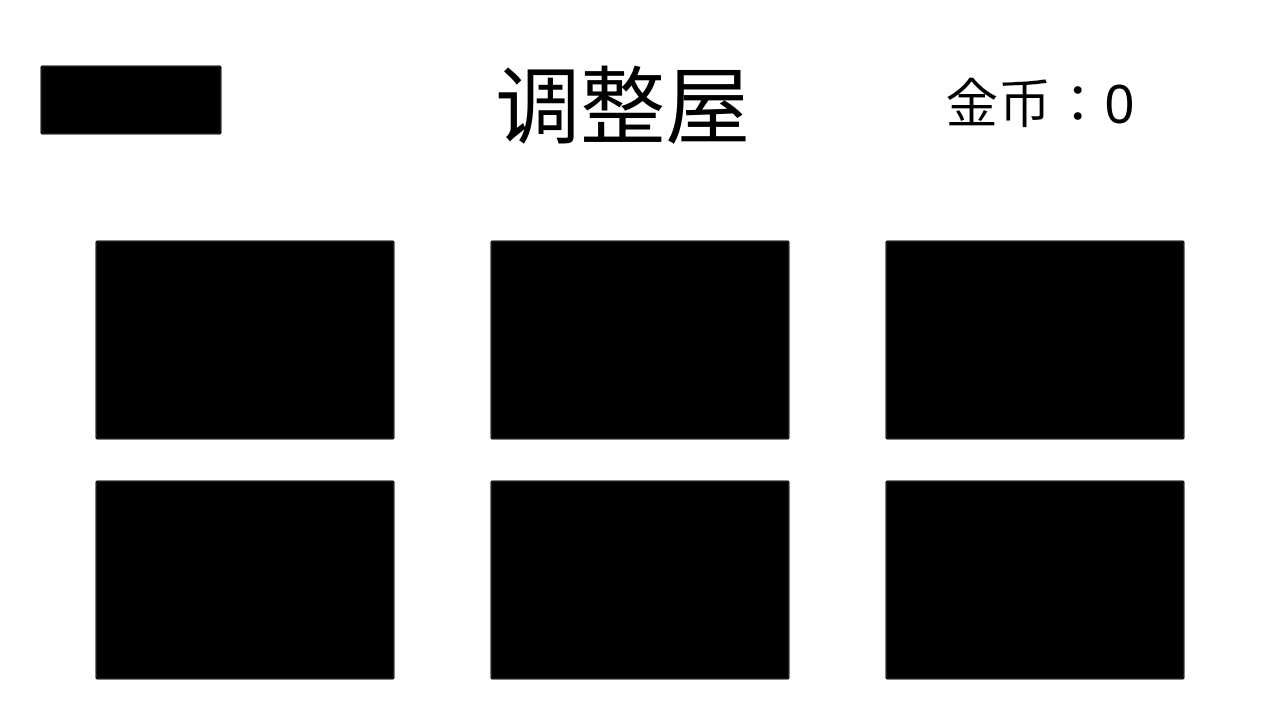
<?xml version="1.0" encoding="UTF-8"?>
<ui version="4.0">
 <class>GlobalEnhancementWindow</class>
 <widget class="QWidget" name="GlobalEnhancementWindow">
  <property name="geometry">
   <rect>
    <x>0</x>
    <y>0</y>
    <width>1280</width>
    <height>720</height>
   </rect>
  </property>
  <property name="sizePolicy">
   <sizepolicy hsizetype="Fixed" vsizetype="Fixed">
    <horstretch>0</horstretch>
    <verstretch>0</verstretch>
   </sizepolicy>
  </property>
  <property name="minimumSize">
   <size>
    <width>1280</width>
    <height>720</height>
   </size>
  </property>
  <property name="font">
   <font>
    <family>汉仪像素入侵 U</family>
   </font>
  </property>
  <property name="windowTitle">
   <string>Form</string>
  </property>
  <property name="autoFillBackground">
   <bool>true</bool>
  </property>
  <property name="styleSheet">
   <string notr="true">QWidget#GlobalEnhancementWindow {
	background-color: white;
    background-image: url(:/images/ui/background);
    background-position: center;
    background-repeat: no-repeat;
    background-attachment: fixed;
}

QLabel {
    background: transparent; 
}

QPushButton {
	text-align: center;
    background: transparent; 
}</string>
  </property>
  <layout class="QVBoxLayout" name="verticalLayout_2">
   <property name="spacing">
    <number>0</number>
   </property>
   <property name="leftMargin">
    <number>0</number>
   </property>
   <property name="topMargin">
    <number>0</number>
   </property>
   <property name="rightMargin">
    <number>0</number>
   </property>
   <property name="bottomMargin">
    <number>0</number>
   </property>
   <item>
    <layout class="QHBoxLayout" name="horizontalLayout">
     <property name="sizeConstraint">
      <enum>QLayout::SizeConstraint::SetDefaultConstraint</enum>
     </property>
     <property name="rightMargin">
      <number>0</number>
     </property>
     <item>
      <spacer name="horizontalSpacer_11">
       <property name="orientation">
        <enum>Qt::Orientation::Horizontal</enum>
       </property>
       <property name="sizeType">
        <enum>QSizePolicy::Policy::Fixed</enum>
       </property>
       <property name="sizeHint" stdset="0">
        <size>
         <width>40</width>
         <height>20</height>
        </size>
       </property>
      </spacer>
     </item>
     <item>
      <widget class="QPushButton" name="back">
       <property name="sizePolicy">
        <sizepolicy hsizetype="Maximum" vsizetype="Fixed">
         <horstretch>0</horstretch>
         <verstretch>0</verstretch>
        </sizepolicy>
       </property>
       <property name="font">
        <font>
         <family>汉仪像素入侵 U</family>
         <pointsize>24</pointsize>
        </font>
       </property>
       <property name="styleSheet">
        <string notr="true">padding: 10px</string>
       </property>
       <property name="text">
        <string>返回主菜单</string>
       </property>
      </widget>
     </item>
     <item>
      <spacer name="horizontalSpacer">
       <property name="orientation">
        <enum>Qt::Orientation::Horizontal</enum>
       </property>
       <property name="sizeType">
        <enum>QSizePolicy::Policy::Expanding</enum>
       </property>
       <property name="sizeHint" stdset="0">
        <size>
         <width>200</width>
         <height>20</height>
        </size>
       </property>
      </spacer>
     </item>
     <item>
      <widget class="QLabel" name="label">
       <property name="sizePolicy">
        <sizepolicy hsizetype="Maximum" vsizetype="Fixed">
         <horstretch>0</horstretch>
         <verstretch>0</verstretch>
        </sizepolicy>
       </property>
       <property name="font">
        <font>
         <family>汉仪像素入侵 U</family>
         <pointsize>64</pointsize>
        </font>
       </property>
       <property name="text">
        <string>调整屋</string>
       </property>
       <property name="alignment">
        <set>Qt::AlignmentFlag::AlignCenter</set>
       </property>
      </widget>
     </item>
     <item>
      <spacer name="horizontalSpacer_2">
       <property name="orientation">
        <enum>Qt::Orientation::Horizontal</enum>
       </property>
       <property name="sizeType">
        <enum>QSizePolicy::Policy::Fixed</enum>
       </property>
       <property name="sizeHint" stdset="0">
        <size>
         <width>90</width>
         <height>20</height>
        </size>
       </property>
      </spacer>
     </item>
     <item>
      <widget class="QLabel" name="money">
       <property name="sizePolicy">
        <sizepolicy hsizetype="Fixed" vsizetype="Preferred">
         <horstretch>0</horstretch>
         <verstretch>0</verstretch>
        </sizepolicy>
       </property>
       <property name="minimumSize">
        <size>
         <width>400</width>
         <height>0</height>
        </size>
       </property>
       <property name="font">
        <font>
         <family>汉仪像素入侵 U</family>
         <pointsize>40</pointsize>
        </font>
       </property>
       <property name="text">
        <string>金币：0</string>
       </property>
       <property name="alignment">
        <set>Qt::AlignmentFlag::AlignCenter</set>
       </property>
      </widget>
     </item>
     <item>
      <spacer name="horizontalSpacer_12">
       <property name="orientation">
        <enum>Qt::Orientation::Horizontal</enum>
       </property>
       <property name="sizeType">
        <enum>QSizePolicy::Policy::Fixed</enum>
       </property>
       <property name="sizeHint" stdset="0">
        <size>
         <width>40</width>
         <height>20</height>
        </size>
       </property>
      </spacer>
     </item>
    </layout>
   </item>
   <item>
    <spacer name="verticalSpacer_2">
     <property name="orientation">
      <enum>Qt::Orientation::Vertical</enum>
     </property>
     <property name="sizeType">
      <enum>QSizePolicy::Policy::Fixed</enum>
     </property>
     <property name="sizeHint" stdset="0">
      <size>
       <width>20</width>
       <height>40</height>
      </size>
     </property>
    </spacer>
   </item>
   <item>
    <layout class="QVBoxLayout" name="verticalLayout">
     <item>
      <layout class="QHBoxLayout" name="horizontalLayout_2">
       <item>
        <spacer name="horizontalSpacer_3">
         <property name="orientation">
          <enum>Qt::Orientation::Horizontal</enum>
         </property>
         <property name="sizeHint" stdset="0">
          <size>
           <width>40</width>
           <height>20</height>
          </size>
         </property>
        </spacer>
       </item>
       <item>
        <widget class="QPushButton" name="globalEnhancement1">
         <property name="sizePolicy">
          <sizepolicy hsizetype="Fixed" vsizetype="Fixed">
           <horstretch>0</horstretch>
           <verstretch>0</verstretch>
          </sizepolicy>
         </property>
         <property name="minimumSize">
          <size>
           <width>300</width>
           <height>200</height>
          </size>
         </property>
         <property name="font">
          <font>
           <family>汉仪像素入侵 U</family>
           <pointsize>30</pointsize>
          </font>
         </property>
         <property name="text">
          <string>提高攻击力
等级：0
价格：100</string>
         </property>
        </widget>
       </item>
       <item>
        <spacer name="horizontalSpacer_4">
         <property name="orientation">
          <enum>Qt::Orientation::Horizontal</enum>
         </property>
         <property name="sizeHint" stdset="0">
          <size>
           <width>40</width>
           <height>20</height>
          </size>
         </property>
        </spacer>
       </item>
       <item>
        <widget class="QPushButton" name="globalEnhancement3">
         <property name="sizePolicy">
          <sizepolicy hsizetype="Fixed" vsizetype="Fixed">
           <horstretch>0</horstretch>
           <verstretch>0</verstretch>
          </sizepolicy>
         </property>
         <property name="minimumSize">
          <size>
           <width>300</width>
           <height>200</height>
          </size>
         </property>
         <property name="font">
          <font>
           <family>汉仪像素入侵 U</family>
           <pointsize>30</pointsize>
          </font>
         </property>
         <property name="text">
          <string>提高最大生命值
等级：0
价格：100</string>
         </property>
        </widget>
       </item>
       <item>
        <spacer name="horizontalSpacer_5">
         <property name="orientation">
          <enum>Qt::Orientation::Horizontal</enum>
         </property>
         <property name="sizeHint" stdset="0">
          <size>
           <width>40</width>
           <height>20</height>
          </size>
         </property>
        </spacer>
       </item>
       <item>
        <widget class="QPushButton" name="globalEnhancement5">
         <property name="sizePolicy">
          <sizepolicy hsizetype="Fixed" vsizetype="Fixed">
           <horstretch>0</horstretch>
           <verstretch>0</verstretch>
          </sizepolicy>
         </property>
         <property name="minimumSize">
          <size>
           <width>300</width>
           <height>200</height>
          </size>
         </property>
         <property name="font">
          <font>
           <family>汉仪像素入侵 U</family>
           <pointsize>30</pointsize>
          </font>
         </property>
         <property name="text">
          <string>获得更多经验
等级：0
价格：100</string>
         </property>
        </widget>
       </item>
       <item>
        <spacer name="horizontalSpacer_6">
         <property name="orientation">
          <enum>Qt::Orientation::Horizontal</enum>
         </property>
         <property name="sizeHint" stdset="0">
          <size>
           <width>40</width>
           <height>20</height>
          </size>
         </property>
        </spacer>
       </item>
      </layout>
     </item>
     <item>
      <spacer name="verticalSpacer">
       <property name="orientation">
        <enum>Qt::Orientation::Vertical</enum>
       </property>
       <property name="sizeType">
        <enum>QSizePolicy::Policy::Fixed</enum>
       </property>
       <property name="sizeHint" stdset="0">
        <size>
         <width>20</width>
         <height>40</height>
        </size>
       </property>
      </spacer>
     </item>
     <item>
      <layout class="QHBoxLayout" name="horizontalLayout_3">
       <item>
        <spacer name="horizontalSpacer_7">
         <property name="orientation">
          <enum>Qt::Orientation::Horizontal</enum>
         </property>
         <property name="sizeHint" stdset="0">
          <size>
           <width>40</width>
           <height>20</height>
          </size>
         </property>
        </spacer>
       </item>
       <item>
        <widget class="QPushButton" name="globalEnhancement2">
         <property name="sizePolicy">
          <sizepolicy hsizetype="Fixed" vsizetype="Fixed">
           <horstretch>0</horstretch>
           <verstretch>0</verstretch>
          </sizepolicy>
         </property>
         <property name="minimumSize">
          <size>
           <width>300</width>
           <height>200</height>
          </size>
         </property>
         <property name="font">
          <font>
           <family>汉仪像素入侵 U</family>
           <pointsize>30</pointsize>
          </font>
         </property>
         <property name="text">
          <string>提高攻击速度
等级：0
价格：100</string>
         </property>
        </widget>
       </item>
       <item>
        <spacer name="horizontalSpacer_8">
         <property name="orientation">
          <enum>Qt::Orientation::Horizontal</enum>
         </property>
         <property name="sizeHint" stdset="0">
          <size>
           <width>40</width>
           <height>20</height>
          </size>
         </property>
        </spacer>
       </item>
       <item>
        <widget class="QPushButton" name="globalEnhancement4">
         <property name="sizePolicy">
          <sizepolicy hsizetype="Fixed" vsizetype="Fixed">
           <horstretch>0</horstretch>
           <verstretch>0</verstretch>
          </sizepolicy>
         </property>
         <property name="minimumSize">
          <size>
           <width>300</width>
           <height>200</height>
          </size>
         </property>
         <property name="font">
          <font>
           <family>汉仪像素入侵 U</family>
           <pointsize>30</pointsize>
          </font>
         </property>
         <property name="text">
          <string>提高最大魔力值
等级：0
价格：100</string>
         </property>
        </widget>
       </item>
       <item>
        <spacer name="horizontalSpacer_9">
         <property name="orientation">
          <enum>Qt::Orientation::Horizontal</enum>
         </property>
         <property name="sizeHint" stdset="0">
          <size>
           <width>40</width>
           <height>20</height>
          </size>
         </property>
        </spacer>
       </item>
       <item>
        <widget class="QPushButton" name="globalEnhancement6">
         <property name="sizePolicy">
          <sizepolicy hsizetype="Fixed" vsizetype="Fixed">
           <horstretch>0</horstretch>
           <verstretch>0</verstretch>
          </sizepolicy>
         </property>
         <property name="minimumSize">
          <size>
           <width>300</width>
           <height>200</height>
          </size>
         </property>
         <property name="font">
          <font>
           <family>汉仪像素入侵 U</family>
           <pointsize>30</pointsize>
          </font>
         </property>
         <property name="text">
          <string>获得更多金币
等级：0
价格：100</string>
         </property>
        </widget>
       </item>
       <item>
        <spacer name="horizontalSpacer_10">
         <property name="orientation">
          <enum>Qt::Orientation::Horizontal</enum>
         </property>
         <property name="sizeHint" stdset="0">
          <size>
           <width>40</width>
           <height>20</height>
          </size>
         </property>
        </spacer>
       </item>
      </layout>
     </item>
     <item>
      <spacer name="verticalSpacer_3">
       <property name="orientation">
        <enum>Qt::Orientation::Vertical</enum>
       </property>
       <property name="sizeType">
        <enum>QSizePolicy::Policy::Fixed</enum>
       </property>
       <property name="sizeHint" stdset="0">
        <size>
         <width>20</width>
         <height>40</height>
        </size>
       </property>
      </spacer>
     </item>
    </layout>
   </item>
  </layout>
 </widget>
 <resources/>
 <connections/>
</ui>
